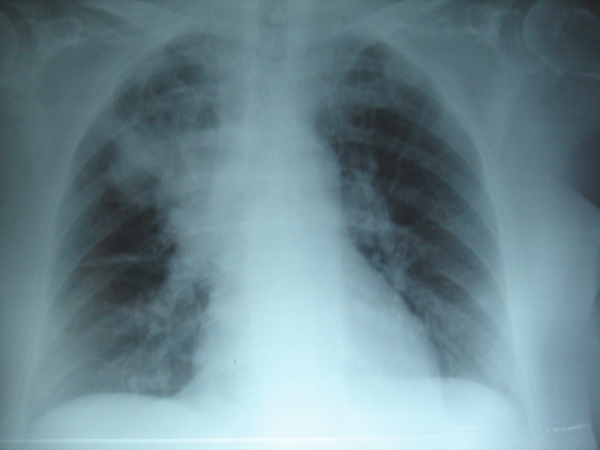
#> input picture RESOURCES_IMAGES/1200px-Neumonia.jpg, 1200 x 900 px (shown at 1/2 size)
$ python -i preprocess_img.py   (imports and definitions only)
#> lines starting #> are read from the running program, lines starting #| are printed output that depends on the picture
#> further down, picture is the input picture: shape (900, 1200, 3); mean B, G, R 143.7, 135.6, 108.9
# Librerías.
import cv2
import numpy as np

# Función para preprocesar la imagen realizando reajuste de tamaño, cambio a escala de grises, entre otros.
def preprocess(array):
     array = cv2.resize(array , (512 , 512))
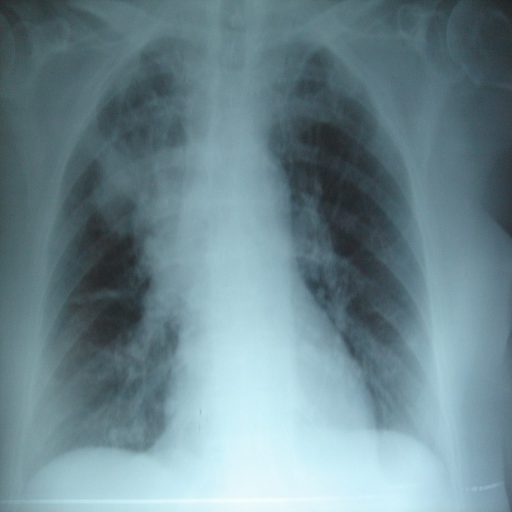
#> array: shape (512, 512, 3); mean of channels 0, 1, 2 143.6, 135.5, 108.8; drawn as B, G, R
     array = cv2.cvtColor(array, cv2.COLOR_BGR2GRAY)
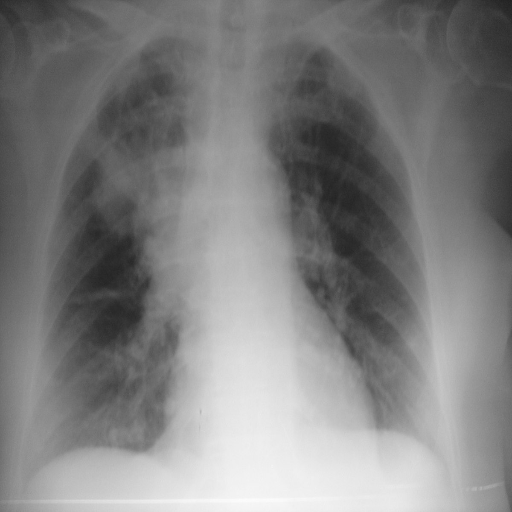
#> array: shape (512, 512); min 32, max 252, mean 128.5
     # Umbral para limitación de contraste y tamaño de la cuadricula
     # para la ecualización del histograma.
     clahe = cv2.createCLAHE(clipLimit=2.0, tileGridSize=(4,4))
     array = clahe.apply(array)
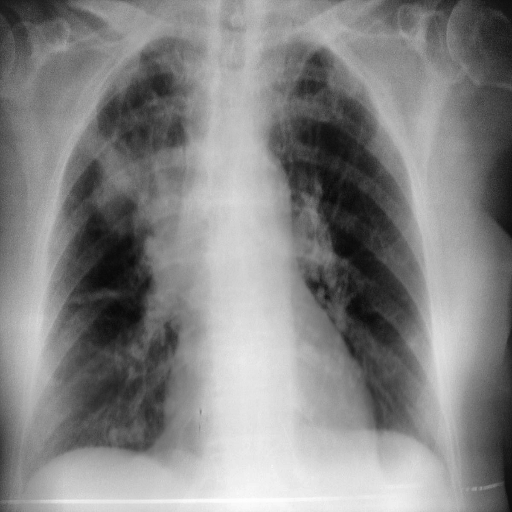
#> array: shape (512, 512); min 9, max 254, mean 132.5
     array = array/255
     array = np.expand_dims(array,axis=-1)
     array = np.expand_dims(array,axis=0)
     return array

>>> import cv2
>>> picture = cv2.imread('../RESOURCES_IMAGES/1200px-Neumonia.jpg')
>>> result = preprocess(picture)

$ run again, on RESOURCES_IMAGES/NORMAL2-IM-0826-0001.jpeg
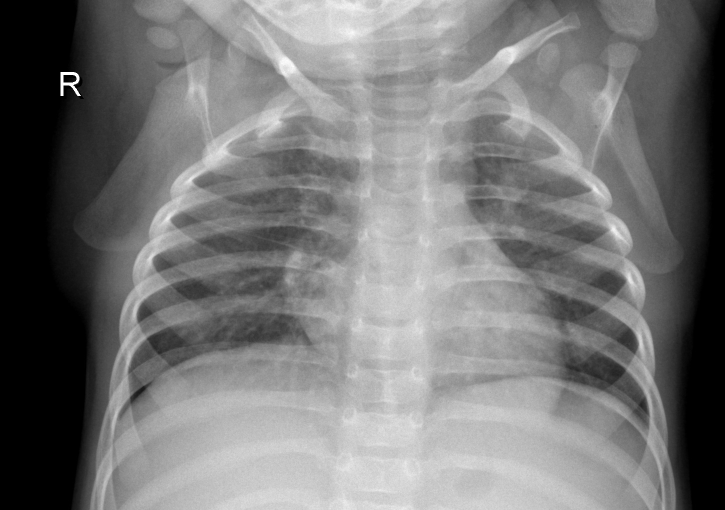
#> input picture RESOURCES_IMAGES/NORMAL2-IM-0826-0001.jpeg, 1450 x 1020 px (shown at 1/2 size)
#> picture is the input picture: shape (1020, 1450, 3); min 0, max 255, mean 119
#> in preprocess, `array = cv2.resize(array , (512 , 512))`:
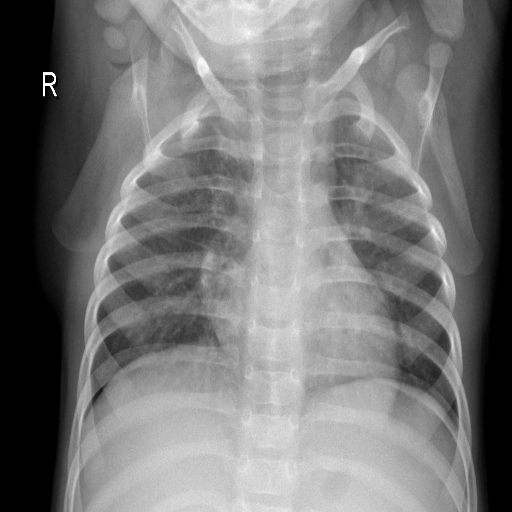
#> array: shape (512, 512, 3); min 0, max 255, mean 118.9
#> in preprocess, `array = clahe.apply(array)`:
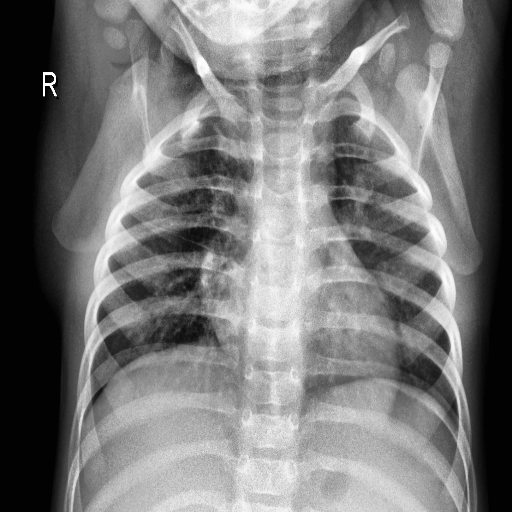
#> array: shape (512, 512); min 2, max 255, mean 120

$ run again, on RESOURCES_IMAGES/NORMAL2-IM-0960-0001.jpeg
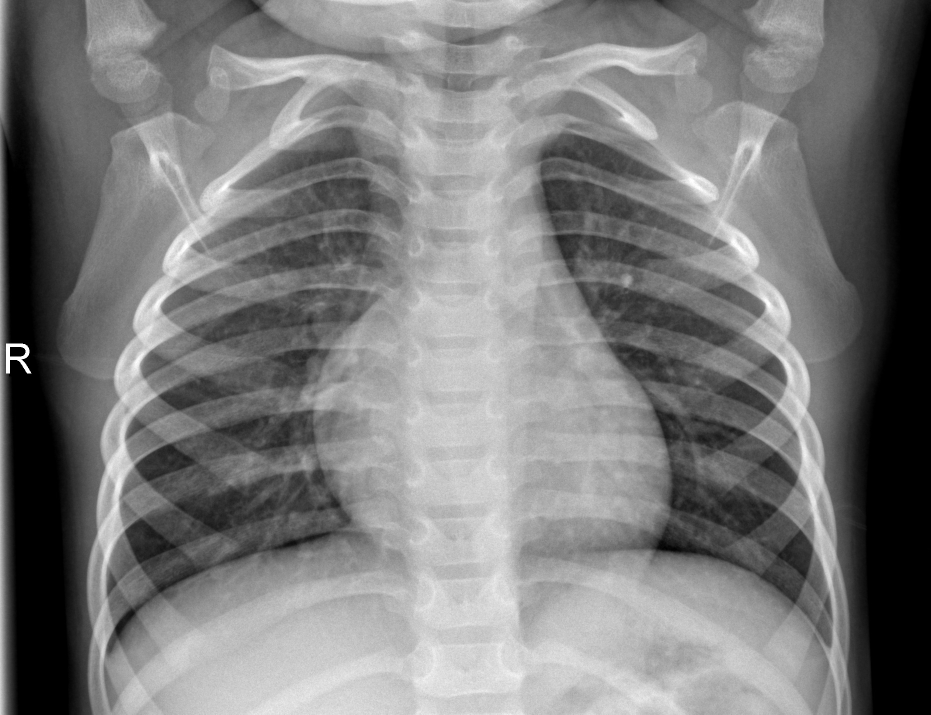
#> input picture RESOURCES_IMAGES/NORMAL2-IM-0960-0001.jpeg, 1862 x 1429 px (shown at 1/2 size)
#> picture is the input picture: shape (1429, 1862, 3); min 0, max 255, mean 122.9
#> in preprocess, `array = cv2.resize(array , (512 , 512))`:
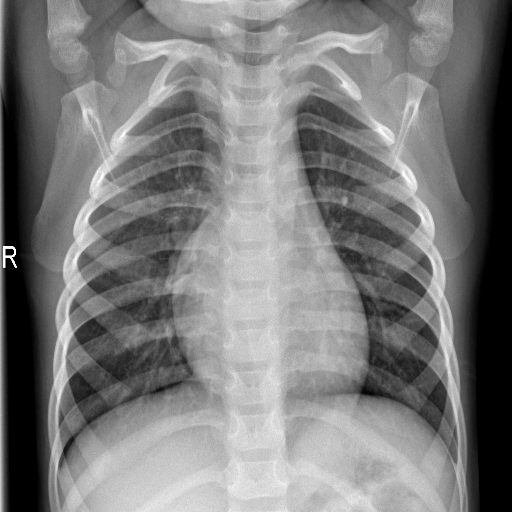
#> array: shape (512, 512, 3); min 0, max 255, mean 122.8
#> in preprocess, `array = clahe.apply(array)`:
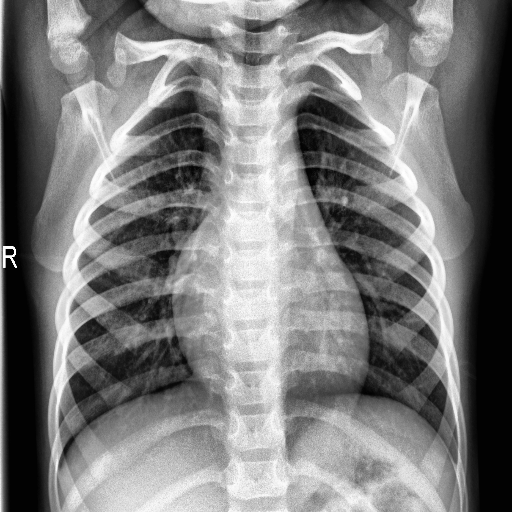
#> array: shape (512, 512); min 1, max 255, mean 124.5
